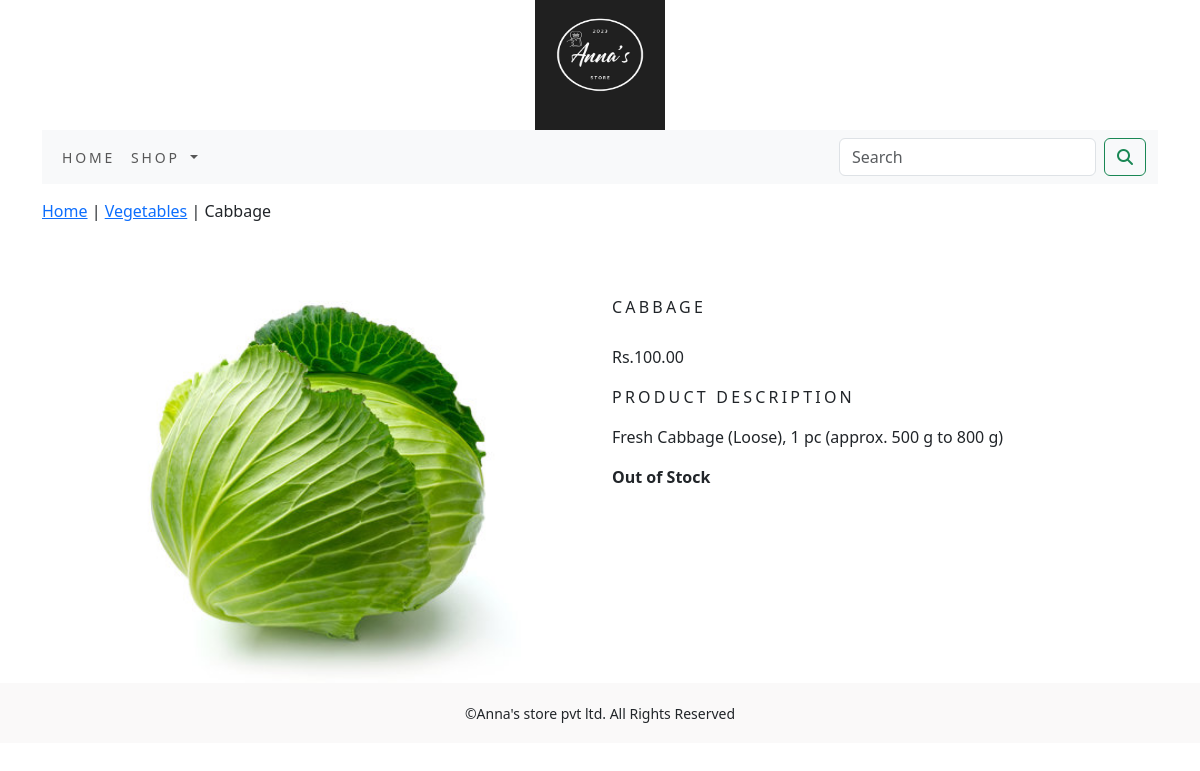
The app's page /shop/vegetables/cabbage/ with its own data.
### ecommerce_app/models.py (models this page shows, shortened)
class Product(models.Model):
    name=models.CharField(max_length=250,unique=True)
    slug=models.SlugField(max_length=250,unique=True)
    description=models.TextField(blank=True)
    price=models.DecimalField(max_digits=10,decimal_places=2)
    category=models.ForeignKey(Category,on_delete=models.CASCADE)
    image=models.ImageField(upload_to='product',blank=True)
    stock=models.IntegerField()
    available=models.BooleanField(default=True)
    created=models.DateTimeField(auto_now_add=True)
    updated=models.DateTimeField(auto_now=True)
    class Meta:
        ordering=('name',)
        verbose_name='product'
        verbose_name_plural='products'

class Category(models.Model):
    name=models.CharField(max_length=250,unique=True)
    slug=models.SlugField(max_length=250,unique=True)
    description=models.TextField(blank=True)
    image=models.ImageField(upload_to='category',blank=True)
    class Meta:
        ordering=('name',)
        verbose_name='category'
        verbose_name_plural='categories'
    def get_url(self):
        return reverse('ecommerce_app:products_by_category',args=[self.slug])
    def __str__(self):
        return '{}'.format(self.name)

### ecommerce_app/views.py (the view)
# urls.py: path('<slug:c_slug>/<slug:product_slug>/', views.prodDetail, name='prodCatdetail'),
def prodDetail(request,c_slug,product_slug):
    try:
        product=Product.objects.get(category__slug=c_slug,slug=product_slug)
    except Exception as e:
        raise e
    return render(request,'product.html',{'product':product})

### cart/context_processors.py (called while the page is built)
def counter(request):
    item_count=0
    if 'admin' in request.path:
        return {}
    else:
        try:
            cart=Cart.objects.filter(cart_id=_cart_id(request))
            cart_items=CartItem.objects.all().filter(cart=cart[:1])
            for cart_item in cart_items:
                item_count += cart_item.quantity
        except Cart.DoesNotExist:
            item_count=0
    return dict(item_count=item_count)

### cart/views.py (called while the page is built)
def _cart_id(request):
    cart=request.session.session_key
    if not cart:
        cart=request.session.create()
    return cart

### ecommerce_app/context_processors.py (called while the page is built)
def menu_links(request):
    links=Category.objects.all()
    return dict(links=links)

### templates/product.html (shortened to what this page needs)
{% extends 'base.html' %}
{% load static %}
{% block content %}
<div class="row my_prod_row_class">
    <div class="mx_auto">
        <p><a href="{% url 'ecommerce_app:allProductCategory' %}">Home</a> | <a href="{{product.category.get_url}}">{{product.category}}</a> | {{product.name}}</p>
    </div>
</div>
<div class="container">
<br>
    <div class="row">
        <div class="col-12 col-sm-12 col-md-12 col-lg-6 text-center">
            <div style="min-width:18rem">
                <img src="{{product.image.url}}" alt="{{product.name}}" width="400px;" height="400px;">
            </div>
        </div>
        <div class="col-12 col-sm-12 col-md-12 col-lg-6">
                <h1 class="my_prod_title">{{product.name}}</h1>
                <p>Rs.{{product.price}}</p>
                <p class="my_title">Product Description</p>
                <p class="text-justify my_prod_text">{{product.description}}</p>
                {% if product.stock <= 0 %}
                    <p class="text-justify my_prod_text"><b>Out of Stock</b></p>
                {% else %}
                    <a href="{% url 'cart:add_cart' product.id %}" class="btn btn-secondary">Add to Cart</a>
                {% endif %}
            </div>
        </div>
</div>
{% endblock %}

### static/css/custom.css (style rules this page uses)
body { font-family: 'Roboto', sans-serif; }
.my_title { font-size:16px; text-transform:uppercase; letter-spacing:.2em; }
.my_prod_row_class { padding-top:15px; padding-bottom:20px; }
.my_prod_title { font-size:16px; text-transform:uppercase; letter-spacing:.2em; padding-top:15px; padding-bottom:20px; }
.my_prod_text { padding-right:20px; }

### records on screen
Product: category "Vegetables", name "Cabbage", image (picture), name "CABBAGE", price "100.00", description "Fresh Cabbage (Loose), 1 pc (approx. 500 g to 800 g)"
